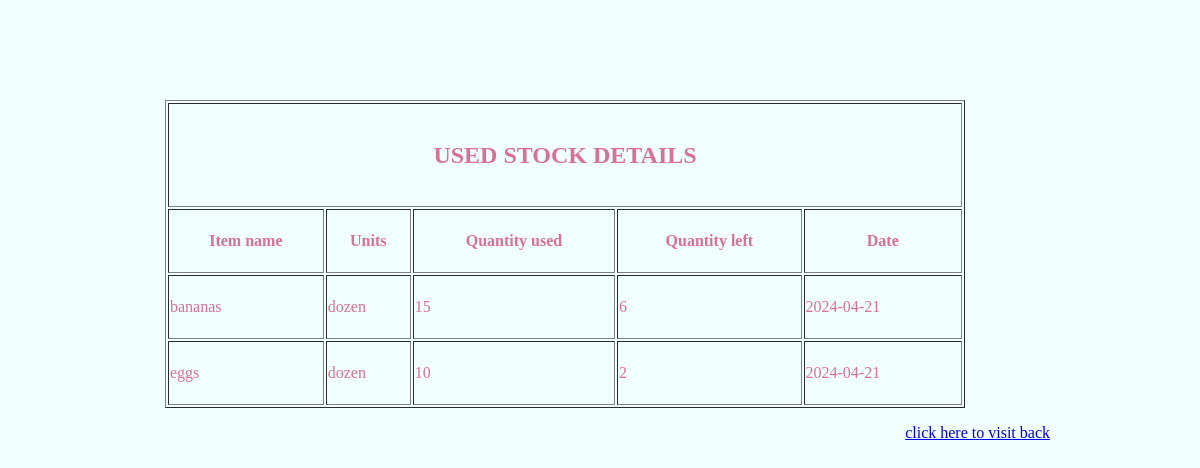
/used_stock_table.php, run on an earlier commit of the app's database.
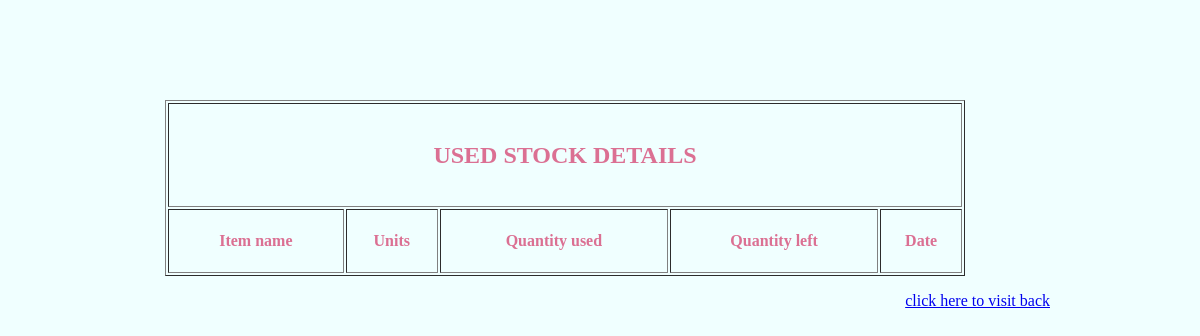
And on a later commit of the database.
### tables this page shows
CREATE TABLE IF NOT EXISTS used_stock_details (
    item_name varchar(30),
    unit varchar(30),
    quantity_used int(11),
    quantity_left int (11),
    `date` date DEFAULT (curdate()),
    PRIMARY KEY(item_name, date)
);

### used_stock_table.php (the view, shortened to what this page needs)
<!doctype html>
<html>
<head>
</head>
<body>
	<?php
	$conn = mysqli_connect('localhost', 'root', 'AIDNITRA#P98', 'mess_management');
	$query = mysqli_query($conn, "select * from used_stock_details ");
	?>
	<table align="center" border="1px" style="width:800px; line-height:60px;">
		<tr>
			<th colspan="7">
				<h2>USED STOCK DETAILS</h2>
			</th>
		</tr>
		<tr>
			<th> Item name </th>
			<th> Units </th>
			<th> Quantity used </th>
			<th> Quantity left </th>
			<th> Date </th>
		</tr>
		<?php
		if (mysqli_num_rows($query) != 0) {
			while ($rows = mysqli_fetch_assoc($query)) {
				?>
				<tr>
					<td> <?php echo $rows['item_name']; ?></td>
					<td> <?php echo $rows['unit']; ?></td>
					<td> <?php echo $rows['quantity_used']; ?></td>
					<td> <?php echo $rows['quantity_left']; ?></td>
					<td> <?php echo $rows['date']; ?></td>
				</tr>
				<?php
			}
		}
		?>
	</table>
	<p align="right"><a href="admin.php"> click here to visit back </a></p>
</body>
</html>

What changed in the data, as far as the page shows it:
removed used_stock_details: item_name "bananas", unit "dozen", quantity_used "15", quantity_left "6", date "2024-04-21"
removed used_stock_details: item_name "eggs", unit "dozen", quantity_used "10", quantity_left "2", date "2024-04-21"
